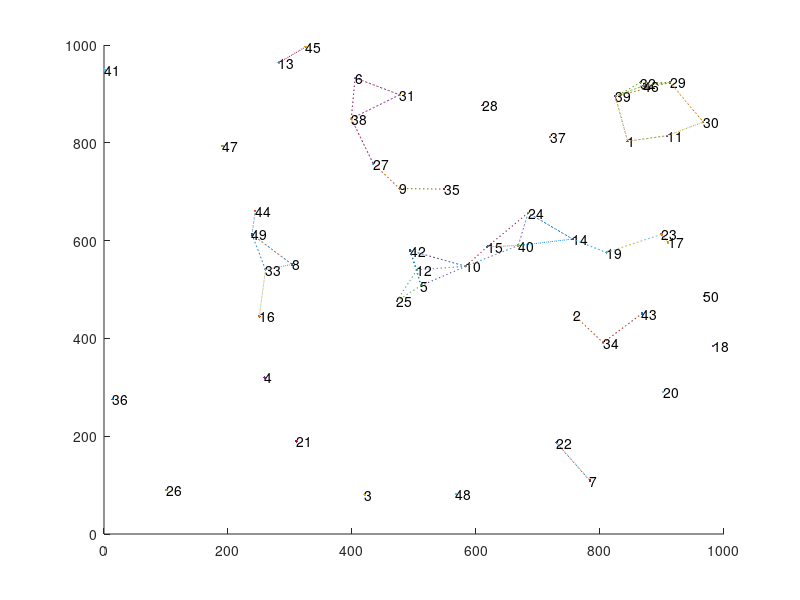

The MATLAB script that drew this image:
BeconX=500;

BeconY=500; 
%axes(handles.axes1);

gca; hold on;

hbecon=plot(BeconX,BeconY,'s'); 
set(hbecon,'color','red','LineWidth',8);

% Basic part of code is to randomly place the sensor nodes in the given space then connecting each two nodes if the distance between them less than or equal to the communication radius. Kindly check  following Matlab code .

clear;

noOfNodes = 50;
rand('state', 0);
figure(1);
clf;
hold on;
L = 1000;
R = 100; % maximum range;
netXloc = rand(1,noOfNodes)*L;
netYloc = rand(1,noOfNodes)*L;
for i = 1:noOfNodes
plot(netXloc(i), netYloc(i), '.');
text(netXloc(i), netYloc(i), num2str(i));
for j = 1:noOfNodes
distance = sqrt((netXloc(i) - netXloc(j))^2 + (netYloc(i) - netYloc(j))^2);
if distance <= R
matrix(i, j) = 1; % there is a link;
line([netXloc(i) netXloc(j)], [netYloc(i) netYloc(j)], 'LineStyle', ':');
else
matrix(i, j) = inf;
end;
end;
end;
